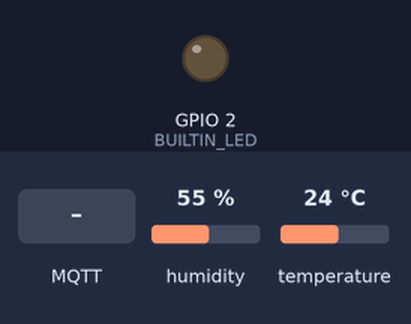
The sketch below on a simulated ESP32. On the bench: output pins drawn as LEDs (lit = HIGH). The inputs (shaded band) are chosen by the test bench; at power-on: humidity 55 %, temperature 24 °C. WiFi joins after 1.5 s; servers stay silent unless stated; random numbers use the default seed unless the sketch sets one; no MQTT or app messages arrive unless stated; what the sketch prints to the serial monitor is not drawn.

Above: at 2.7 s.
2.8 s: MQTT message "1" arrives on the first subscribed topic
At 4.0 s:
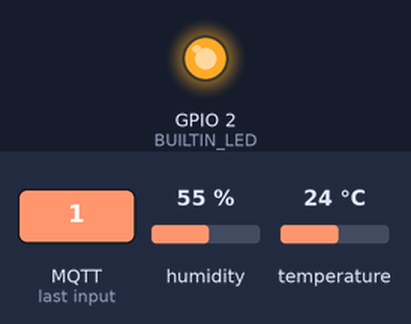
4.3 s: MQTT message "0" arrives on the first subscribed topic
At 5.3 s:
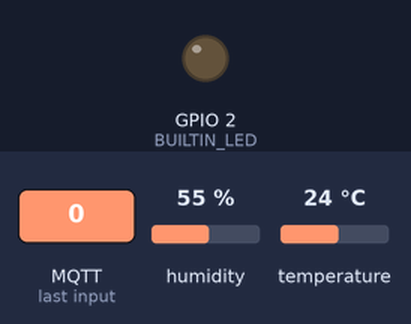
Timing chart, 0 to 7.3 s (numbered marks = the images above; inputs shaded):
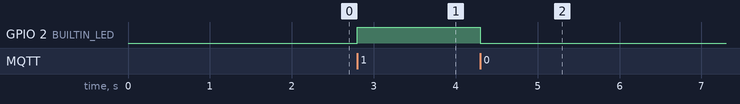

Measured:
- after the input at 2.8 s, GPIO 2 (BUILTIN_LED): LOW → HIGH at once
- after the input at 4.3 s, GPIO 2 (BUILTIN_LED): HIGH → LOW at once

The sketch:

Firmware_esp32.ino
```cpp
/* ================== [Inclusion de librerias] ===========*/

#include <WiFi.h>
#include <PubSubClient.h>
#include <DHT.h>

/*=================== [Macros y definiciones] ============*/

#define DHTPIN                4
#define DHTTYPE               DHT11
#define MSG_BUFFER_SIZE       50
#define BUILTIN_LED           2
#define DEFAULT_PUBLISH_TIME  5000
#define MIN_PUBLISH_TIME      1000
#define MAX_PUBLISH_TIME      10000

/*============= [inicio de librerias] ===========*/

WiFiClient espClient;
PubSubClient client(espClient);
//Inicializamos el sensor DHT11
DHT dht(DHTPIN,DHTTYPE);

/*============= [Prototipo de funciones] =================*/

void setup_wifi(void);
void callback(char* topic, byte* payload, unsigned int length);
void reconnect(void);

/*============== [definicion de variables ] ===================*/

static uint32_t PublishTime = DEFAULT_PUBLISH_TIME;
unsigned long  lastMsg      = 0;
char msg[MSG_BUFFER_SIZE];

/*============== [definicion de constantes] =================*/

const char* ssid               = "Speddy";
const char* password           = "J0319";
const char* mqtt_server        = "192.168.1.39";
const String MQTT_TOPIC_LED    = "state/led";
const String MQTT_TOPIC_TIME   = "config/publish_time";
const String MQTT_TOPIC_DATOS  = "publish/data";

void setup_wifi(){

     delay(10);
     // We start by connecting to a WiFi network
     Serial.println();
     Serial.print("Connecting to ");
     Serial.println(ssid);

     WiFi.mode(WIFI_STA);
     WiFi.begin(ssid, password);

     while (WiFi.status() != WL_CONNECTED) {
           delay(500);
           Serial.print(".");
     }

    randomSeed(micros());

    Serial.println("");
    Serial.println("WiFi connected");
    Serial.print("IP address: ");
    Serial.println(WiFi.localIP());
}

void callback(char* topic, byte* payload, unsigned int length){

     if(strcmp(topic, MQTT_TOPIC_LED.c_str())==0){
        Serial.print("Message arrived [");
        Serial.print(topic);
        Serial.print("] ");
        for (int i = 0; i < length; i++) {
            Serial.print((char)payload[i]);
        }

        Serial.println();

        if ((char)payload[0] == '1'){
           digitalWrite(BUILTIN_LED, HIGH);
           Serial.println("LED ON");
        }
        else if ((char)payload[0] == '0'){
           digitalWrite(BUILTIN_LED, LOW);
           Serial.println("LED OFF");
        }
        else{
          Serial.println("unknown character");
        }
    }
    else if(strcmp(topic, MQTT_TOPIC_TIME.c_str())==0){
       payload[length] = '\0';
        // convert string value to int valie
       uint32_t publishTime = atoi((const char *)payload);
       // Check if value received is correct.
       if (publishTime >= MIN_PUBLISH_TIME && publishTime <= MAX_PUBLISH_TIME){
            Serial.print("Publish time will change to ");
            Serial.print((const char *)payload);
            Serial.print(" ms");
            // Change publish time
            PublishTime = publishTime;
       }else{
            Serial.print("Invalid publish time, must be between MIN_REPORT_TIME and MAX_REPORT_TIME ms.");
       }
        Serial.println();
    }
    else{
        Serial.println("Unknown topic received!");
    }
}


void reconnect(){
  // Loop until we're reconnected
    while (!client.connected()) {
         Serial.print("Attempting MQTT connection...");
         // Create a random client ID
         String clientId = "ESP32Client-";
         clientId += String(random(0xffff), HEX);
         // Attempt to connect
         if (client.connect(clientId.c_str())){
         Serial.println("connected");
         // Once connected, publish an announcement...
         //client.publish("datos", "hello world");
         // ... and resubscribe
         client.subscribe(MQTT_TOPIC_LED.c_str());
         client.subscribe(MQTT_TOPIC_TIME.c_str());
         }else {
           Serial.print("failed, rc=");
           Serial.print(client.state());
           Serial.println(" try again in 5 seconds");
           // Wait 5 seconds before retrying
           delay(5000);
         }
   }
}

void setup(){

     pinMode(BUILTIN_LED, OUTPUT);
     Serial.begin(115200);
     setup_wifi();
     dht.begin();
     client.setServer(mqtt_server, 1883);
     client.setCallback(callback);
     client.subscribe(MQTT_TOPIC_LED.c_str());
     client.subscribe(MQTT_TOPIC_TIME.c_str());
}

void loop(){

     if (!client.connected()) {
        reconnect();
     }

     client.loop();
     float t = dht.readTemperature();
     float h = dht.readHumidity();
     unsigned long now = millis();

    if (now - lastMsg > PublishTime){
        lastMsg = now;
        snprintf(msg, MSG_BUFFER_SIZE, "{\"temperatura\":\"%.2f\", \"humedad\":\"%.2f\"}", t, h);
        Serial.print("Publish message: ");
        Serial.println(msg);
        client.publish(MQTT_TOPIC_DATOS.c_str(), msg);
    }
    delay(1);
}
```
